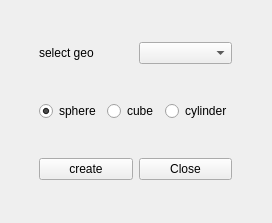
<?xml version="1.0" encoding="UTF-8"?>
<ui version="4.0">
 <class>Form</class>
 <widget class="QWidget" name="Form">
  <property name="geometry">
   <rect>
    <x>0</x>
    <y>0</y>
    <width>272</width>
    <height>223</height>
   </rect>
  </property>
  <property name="windowTitle">
   <string>Form</string>
  </property>
  <layout class="QGridLayout" name="gridLayout">
   <item row="1" column="0">
    <spacer name="horizontalSpacer">
     <property name="orientation">
      <enum>Qt::Horizontal</enum>
     </property>
     <property name="sizeHint" stdset="0">
      <size>
       <width>40</width>
       <height>20</height>
      </size>
     </property>
    </spacer>
   </item>
   <item row="2" column="1">
    <layout class="QHBoxLayout" name="horizontalLayout_2">
     <item>
      <widget class="QPushButton" name="pb_create">
       <property name="text">
        <string>create</string>
       </property>
      </widget>
     </item>
     <item>
      <widget class="QPushButton" name="pb_close">
       <property name="text">
        <string>Close</string>
       </property>
      </widget>
     </item>
    </layout>
   </item>
   <item row="0" column="1">
    <layout class="QHBoxLayout" name="horizontalLayout_3">
     <item>
      <widget class="QLabel" name="label">
       <property name="text">
        <string>select geo</string>
       </property>
      </widget>
     </item>
     <item>
      <widget class="QComboBox" name="comboBox">
       <property name="sizeAdjustPolicy">
        <enum>QComboBox::AdjustToContents</enum>
       </property>
      </widget>
     </item>
    </layout>
   </item>
   <item row="1" column="1">
    <layout class="QHBoxLayout" name="horizontalLayout">
     <item>
      <widget class="QRadioButton" name="rb_sphere">
       <property name="text">
        <string>sphere</string>
       </property>
       <property name="checked">
        <bool>true</bool>
       </property>
       <attribute name="buttonGroup">
        <string notr="true">buttonGroup</string>
       </attribute>
      </widget>
     </item>
     <item>
      <widget class="QRadioButton" name="rb_cube">
       <property name="text">
        <string>cube</string>
       </property>
       <attribute name="buttonGroup">
        <string notr="true">buttonGroup</string>
       </attribute>
      </widget>
     </item>
     <item>
      <widget class="QRadioButton" name="rb_cylinder">
       <property name="text">
        <string>cylinder</string>
       </property>
       <attribute name="buttonGroup">
        <string notr="true">buttonGroup</string>
       </attribute>
      </widget>
     </item>
    </layout>
   </item>
   <item row="1" column="2">
    <spacer name="horizontalSpacer_2">
     <property name="orientation">
      <enum>Qt::Horizontal</enum>
     </property>
     <property name="sizeHint" stdset="0">
      <size>
       <width>40</width>
       <height>20</height>
      </size>
     </property>
    </spacer>
   </item>
  </layout>
 </widget>
 <resources/>
 <connections/>
 <buttongroups>
  <buttongroup name="buttonGroup"/>
 </buttongroups>
</ui>
